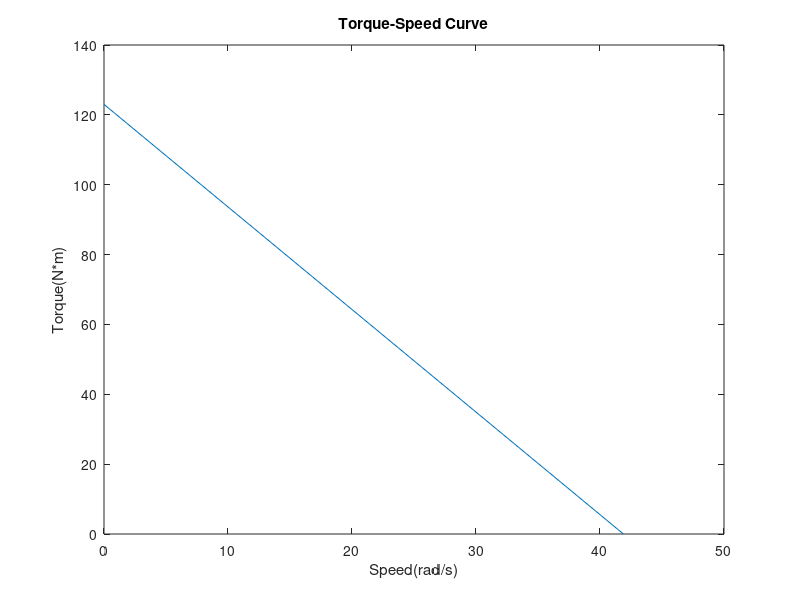

The MATLAB script that drew this image:
%% Determination of Operating (Desired) Point of Output
torque=[123 0]; %[N*m] stall torque at output
speed=[0 41.888]; %[rad/s] output no load speed 
n=0.98; %gearing efficiency 
Pin=600; %[W] Input power from motor to transmission system 
P_transmitted=n*Pin; %[W] Output(transmitted) power throughout transmission system 

%Torque/Speed Curve 
plot(speed,torque);
title('Torque-Speed Curve');
xlabel('Speed(rad/s)');
ylabel('Torque(N*m)');

%Power-Speed and Power-Torque Relation @OUTPUT
Ts_out=123; %[N*m]
Wn_out=41.888; %[rad/s]

%Find operating speed @588Watts
P_out=[-Ts_out/Wn_out Ts_out -P_transmitted]; %vector for polynomial Power(w)=-(Ts/Wn)*w^2 + Ts*Wn that represents power curve interms of speed. Refer to report for details.
roots_Speed=roots(P_out); %the output operating speed @588W is w2=5.5036 and w1=36.3844 (from workspace)
Wop_out=min(roots_Speed);   %Choosing the lower speed will result in higher torque closer to the max torque of 123Nm igving a more conservative estimate 

Top_out=P_transmitted/Wop_out; %operating torque @588W and w2=5.5036. Lower operating speed is chosen so that a higher operating torque closer to that of the specified stall torque is achieved 


%% Determination of Operating Point of Input(Motor) 
%Input operating point @600Watts was found directly from power-torque curve from datasheet
%Since power-speed/torque curve is a parabola, there are 2 operating torques/speeds. 
Top_in=[1.75 11.25]; %N*m T1 & T2
Wop_in=[342.86 53.3];%rad/s W1 & W2

for i=1:2
    m(i)=Wop_in(i)/Wop_out;
end

m=min(m); % Choose the smaller of the 2 gear ratios in order to meet small size requirements. Smaller the ratio, fewer the teeth and thus smaller pitch diameter. 
          % In order to verify validity of gear ratio, multiply Top_in*n*m and see if the product is approximately equal to Top_out



